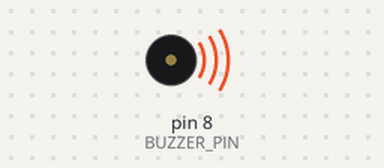
The sketch below on a simulated Arduino Uno, built with avr-gcc and run on an emulated ATmega328P. Shown: buzzer (waves = sounding).

Above: at 0.1 s.
At 2.1 s:
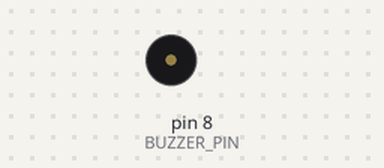
Timing chart, 0 to 3.6 s (numbered marks = the images above):
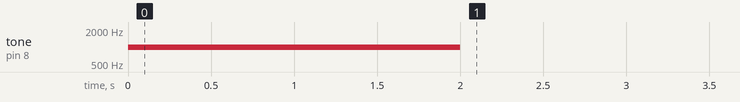

The sketch:

03_stop_tone.ino
```cpp
const int BUZZER_PIN = 8;

void setup() {
  tone(BUZZER_PIN, 1000);
  delay(2000);

  noTone(BUZZER_PIN);
}

void loop() {
}
```
